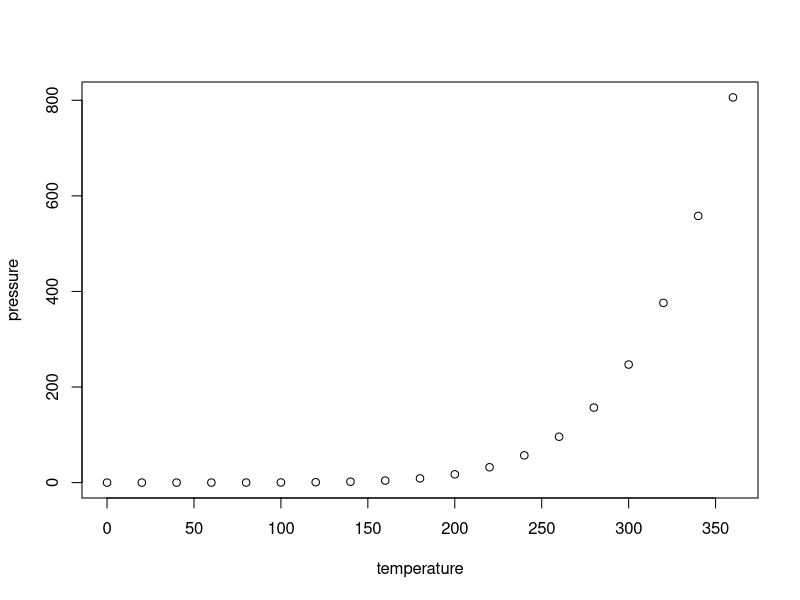
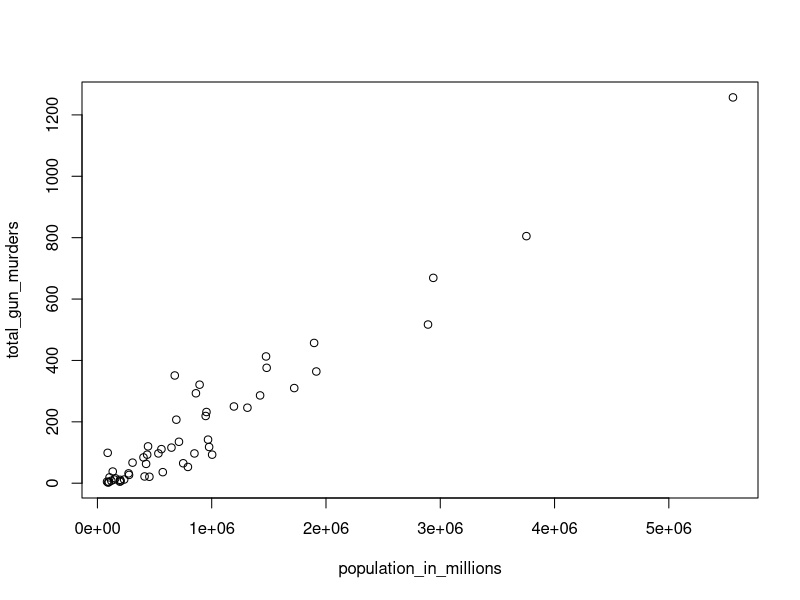
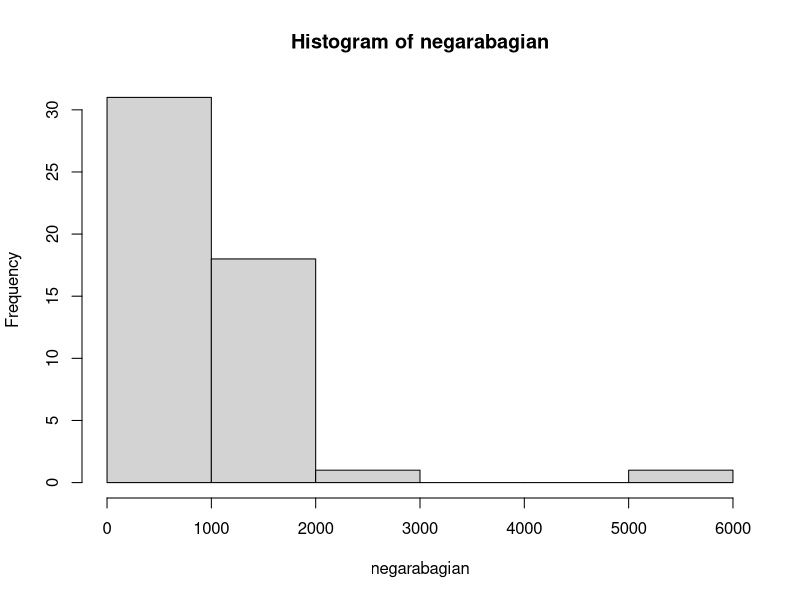
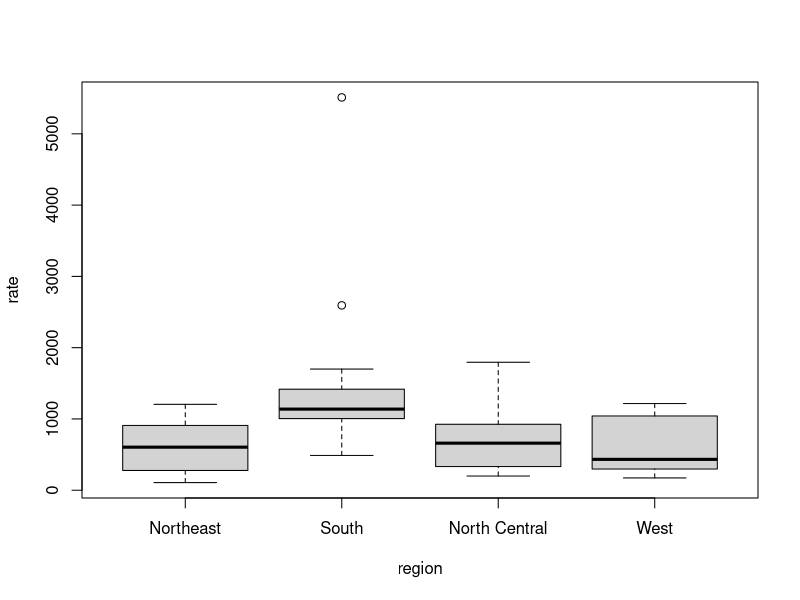

Here is the R script that generated these plots, in order:
## ---- chunk 1
knitr::opts_chunk$set(echo = TRUE)
## ---- chunk 2
summary(cars)
## ---- chunk 3
plot(pressure)
## ---- chunk 4
library(dslabs)
data('murders')
## ---- chunk 5
murders$population
pop <- murders$population
## ---- chunk 6
index <- order(pop)
order(index)
## ---- chunk 7
min(murders$total)
i_min <- which.min(murders$total)
murders$state[i_min]
## ---- chunk 8
min(murders$population)
i_min <- which.min(murders$population)
murders$state[i_min]
## ---- chunk 9
temp <- c(35, 88, 42, 84, 81, 30)
city <- c("Beijing", "Lagos", "Paris", "Rio de Janeiro",
"San Juan", "Toronto")
city_temps <- data.frame(name = city, temperature = temp)
## ---- chunk 10
ranks<- c(city_temps)
ranks

## ---- chunk 11
country <- c("Korea", "Jepang", "Thailand", "Vietnam",
"Australia", "singapore")
ranking <- c(20, 25, 15, 40, 30, 35)
my_df<- data.frame(country = country,ranking_rendah = ranking)
my_df
## ---- chunk 12
ind <- order(my_df$ranking)
my_df$ranking[ind]
## ---- chunk 13
population_in_millions <- murders$population/log10(4999999)
total_gun_murders <- murders$total
plot(population_in_millions, total_gun_murders)
## ---- chunk 14
negarabagian<-with(murders,total_gun_murders/population_in_millions*4999999)
hist(negarabagian)
## ---- chunk 15
murders$rate<-with(murders,total_gun_murders/population_in_millions*4999999)
boxplot(rate~region, data = murders)
